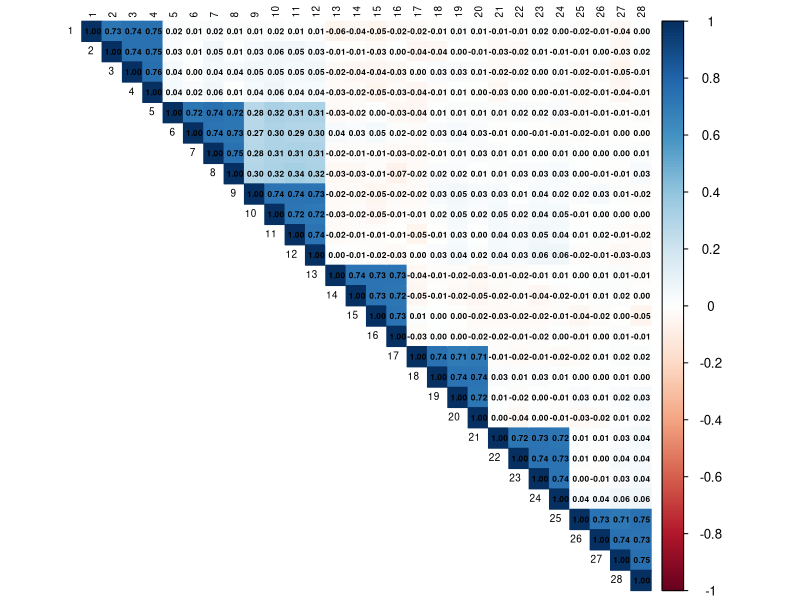
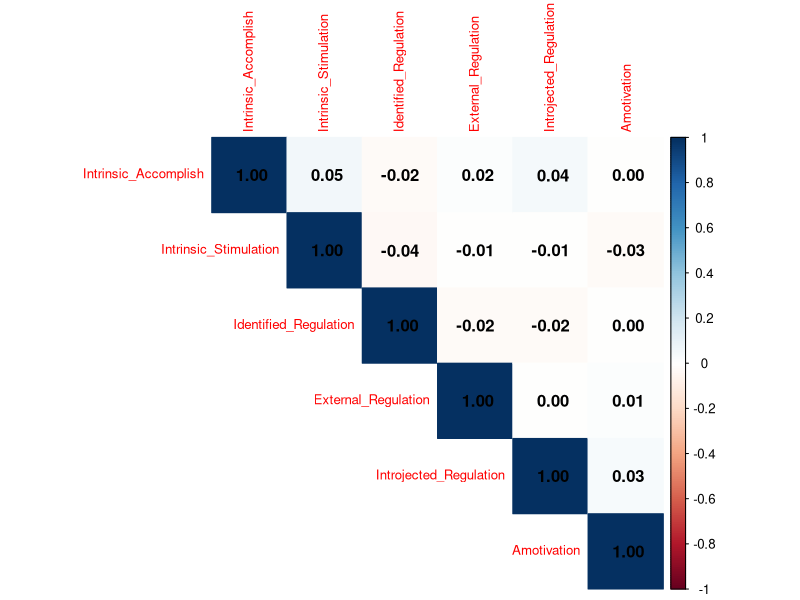

Here is the R script that generated these plots, in order: (Note: this script raises an error after producing the figures.)
## ---- chunk 1
# Load required libraries
#install.packages("lavaan") ensure this package is downloaded.
library(lavaan)
library(psych)
if (!require("polycor")) {
  install.packages("polycor", repos = "https://cloud.r-project.org") # download packaged from this source.
}
library(polycor)
library(tidyverse)
library(MASS)  # for mvrnorm
library(corrplot)
## ---- chunk 2
set.seed(123)

n <- 1416  # number of participants from Study 1

n_factors <- 7
items_per_factor <- 4

# Create a correlation matrix: only F1 and F2 correlated
latent_cor <- diag(n_factors)
latent_cor[1, 2] <- 0.4
latent_cor[2, 1] <- 0.4

# Simulate latent variables
latent_factors <- MASS::mvrnorm(n, mu = rep(0, n_factors), Sigma = latent_cor)

# Simulate 28 items (4 per factor)
items <- list()
for (f in 1:n_factors) {
  for (i in 1:items_per_factor) {
    # Generate item response from latent factor + noise
    signal <- latent_factors[, f] + rnorm(n, 0, 0.6)
    
    # Convert to Likert-scale (1–7)
    item <- cut(signal,
                breaks = quantile(signal, probs = seq(0, 1, length.out = 8), na.rm = TRUE),
                include.lowest = TRUE,
                labels = FALSE)
    
    items[[length(items) + 1]] <- item
  }
}

# Assemble into a dataframe
ams_data <- as.data.frame(items)
colnames(ams_data) <- paste0("Q", 1:(n_factors * items_per_factor))

# Convert to ordered for CFA/EFA
ams_ord <- ams_data %>%
  mutate(across(everything(), ordered))
## ---- chunk 3
head(ams_data)
head(ams_ord)
## ---- chunk 4

ams_model <- '
Intrinsic_Motivation_to_Know =~ Q1 + Q2 + Q3 + Q4
Intrinsic_Motivation_to_Accomplish =~ Q5 + Q6 + Q7 + Q8
Intrinsic_Stimulation =~ Q9 + Q10 + Q11 + Q12
Identified_Regulation =~ Q13 + Q14 + Q15 + Q16
Introjected_Regulation =~ Q17 + Q18 + Q19 + Q20
External_Regulation =~ Q21 + Q22 + Q23 + Q24
Amotivation =~ Q25 + Q26 + Q27 + Q28
'
## ---- chunk 5
# Get polychoric correlation matrix
poly_cor <- psych::polychoric(ams_ord)$rho
# Visualize using corrplot
corrplot::corrplot(
  poly_cor,
  method = "color",
  type = "upper",
  order = "hclust",
  tl.col = "black",
  tl.cex = 0.6,
  addCoef.col = "black",
  number.cex = 0.5
)
## ---- chunk 6
# Convert ordered factors to numeric for averaging
ams_numeric <- ams_ord %>% mutate(across(everything(), ~ as.numeric(as.character(.))))

# Define subscale (factor) names and item mappings
factor_map <- list(
  Intrinsic_Know = paste0("Q", 1:4),
  Intrinsic_Accomplish = paste0("Q", 5:8),
  Intrinsic_Stimulation = paste0("Q", 9:12),
  Identified_Regulation = paste0("Q", 13:16),
  Introjected_Regulation = paste0("Q", 17:20),
  External_Regulation = paste0("Q", 21:24),
  Amotivation = paste0("Q", 25:28)
)

# Create new dataframe with average scores per factor
ams_subscales <- lapply(factor_map, function(items) {
  rowMeans(ams_numeric[, items])
}) %>% as.data.frame()

## ---- chunk 7
# Run Pearson correlation
subscale_corr <- cor(ams_subscales[,-1])

corrplot(subscale_corr,
         method = "color",
         type = "upper",
         order = "hclust",
         addCoef.col = "black",
         tl.cex = 0.8)
## ---- chunk 8

cfa_fit <- lavaan::cfa(
  model = ams_model,
  data = ams_ord,
  estimator = "WLSMV",
  ordered = colnames(ams_ord),
  std.lv = TRUE
)

summary(cfa_fit, fit.measures = TRUE, standardized = TRUE)
## ---- chunk 9
fitMeasures(cfa_fit, c("cfi", "tli", "rmsea", "srmr", "aic", "bic")) # AIC and BIC are less informative under WLSMW estimation.
## ---- chunk 10
# Compute polychoric correlation matrix
poly_efa <- psych::polychoric(ams_ord)

# Run EFA with 7 factors using oblimin rotation (as in Study 1)
efa_result <- psych::fa(r = poly_efa$rho, nfactors = 7, fm = "pa", rotate = "oblimin")
print(efa_result)
